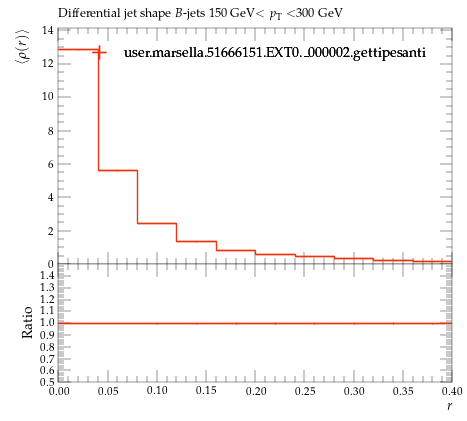

The script that saved this image:
#! /usr/bin/env python

# This Python script was auto-generated using YODA v2.0.2.
# Analysis object: /MC_HFDECAYS/avg_B_jet_rho_150_300
# Timestamp: 24-07-2026 (16:40:05)

import matplotlib as mpl
import matplotlib.pyplot as plt
mpl.use('Agg') # comment out for interactive use
import os
import numpy as np

plotDir = os.path.split(os.path.realpath(__file__))[0]
if 'YODA_USER_PLOT_PATH' in globals():
    plot_outdir = globals()['YODA_USER_PLOT_PATH']
else:
    plot_outdir = plotDir

#plot style
plt.style.use(os.path.join(plotDir, '../default.mplstyle'))
# plot metadata
figW, figH = plt.rcParams['figure.figsize']
ax_xLabel = r'$r$'
ax_yLabel = r'$\langle\rho(r)\rangle$'
ax_title  = r'Differential jet shape $B$-jets 150 GeV$<p_\mathrm{T}<$300 GeV'
ax_xScale = 'linear'
ax_yScale = 'linear'
xLims = (0.0, 0.4)
yLims = (0.0, 14.161598000000001)

# TeX-friendly labels for the legend
labels = {
    'legend' : ([ r"user.marsella.51666151.EXT0.\_000002.gettipesanti" ], r""),
}

# Adjust canvas width and height
canvasW = 10.0
canvasH = 9.0
figW *= canvasW/10.
figH *= canvasH/9.

# Create figure and axis objects
fig, (ax, ratio0_ax) = plt.subplots(2, 1, sharex=True,
                  figsize=(figW,figH), gridspec_kw={'height_ratios': (6.0, 3.0)})

# Set figure margins
plt.subplots_adjust(
    left   = 1.0 * plt.rcParams['figure.subplot.left'],
    right  = 1.0 * plt.rcParams['figure.subplot.right'],
    top    = 1.0 * plt.rcParams['figure.subplot.top'],
    bottom = 1.0 * plt.rcParams['figure.subplot.bottom'])

ratio0_ax.yaxis.set_major_locator(mpl.ticker.MultipleLocator(0.1))
ratio0_ax.set_ylim(0.5, 1.4999)
ratio0_ax.set_ylabel('Ratio')

# the numerical data is stored in a separate file
dataf = dict()
prefix = os.path.split(__file__)[0]
if prefix:    prefix = prefix + '/'
exec(open(prefix+'avg_B_jet_rho_150_300__data.py').read(), dataf)


legend_handles = dict() # keep track of handles for the legend

# style options for curves
# starts at zorder>=5 to draw curve on top of legend
styles = {
  'user.marsella.51666151.EXT0._000002.gettipesanti.yoda.gz': {
    'color' : '#EE3311',
    'linestyle' : '-',
    'linewidth' : 1,
    'marker' : 'none',
    'markersize' : 2,
    'capsize' : 0.0,
    'zorder' : 5,
    'histstyle' : 1,
    'drawstyle' : 'steps-pre',
    'xerrorbars' : 1,
    'yerrorbars' : 1,
    'fillcolor' : None,
    'fillopacity' : 1.0,
    'ratio0_linestyle' : '-',
    'ratio0_linewidth' : 1,
    'ratio0_marker' : 'none',
    'ratio0_markersize' : 2,
    'ratio0_capsize' : 0.0,
    'ratio0_zorder' : 5,
    'ratio0_histstyle' : 1,
    'ratio0_drawstyle' : 'steps-pre',
    'ratio0_xerrorbars' : 1,
    'ratio0_yerrorbars' : 1,
  },
}

# curve from input yoda files in main panel
for label, yvals in dataf['yvals'].items():
    if all(np.isnan(v) for v in dataf['yvals'][label]):
        continue
    tmp = None
    if styles[label]['histstyle']: # draw as histogram
        xpos = dataf['xedges'][label] if styles[label]['drawstyle'] else dataf['xpoints'][label]
        ypos = np.insert(yvals, 0, yvals[0]) if styles[label]['drawstyle'] else yvals
        if styles[label]['fillcolor']: # fill area below curve
            ax.fill_between(xpos, ypos, step='pre',
                            color=styles[label]['fillcolor'],
                            alpha=styles[label]['fillopacity'])
        tmp, = ax.plot(xpos, ypos,
                       color=styles[label]['color'],
                       linestyle=styles[label]['linestyle'],
                       linewidth=styles[label]['linewidth'],
                       drawstyle=styles[label]['drawstyle'], solid_joinstyle='miter',
                       zorder=styles[label]['zorder'], label=label)
    tmp = ax.errorbar(dataf['xpoints'][label], yvals,
                      xerr=np.array(dataf['xerrs'][label])*styles[label]['xerrorbars'],
                      yerr=np.array(dataf['yerrs'][label])*styles[label]['yerrorbars'],
                      fmt=styles[label]['marker'], capsize=styles[label]['capsize'],
                      markersize=styles[label]['markersize'],
                      ecolor=styles[label]['color'],
                      color=styles[label]['color'], zorder=styles[label]['zorder'])
    tmp[-1][0].set_linestyle(styles[label]['linestyle'])
    tmp[-1][0].set_linewidth(styles[label]['linewidth'])
    if label in dataf['add_legend_handle']:  legend_handles[label] = tmp
    for varLabel in dataf['variation_yvals'].keys():
        if varLabel.startswith(label):
            tmp, = ax.plot(dataf['xedges'][label], dataf['variation_yvals'][varLabel],
                           color=styles[label]['color'],
                           linestyle=styles[label]['linestyle'],
                           linewidth=styles[label]['linewidth'],
                           drawstyle='steps-pre', solid_joinstyle='miter',
                           zorder=styles[label]['zorder'], alpha=0.5)


# plots on ratio panel
# curve from input yoda files in ratio panel
for label, yvals in dataf['ratio0_yvals'].items():
    if all(np.isnan(v) for v in yvals):
        continue
    if styles[label]['ratio0_histstyle']: # plot as histogram
        xpos = dataf['xedges']['user.marsella.51666151.EXT0._000002.gettipesanti.yoda.gz'] if styles[label]['ratio0_drawstyle'] else dataf['xpoints']['user.marsella.51666151.EXT0._000002.gettipesanti.yoda.gz']
        ypos = np.insert(yvals, 0, yvals[0]) if styles[label]['ratio0_drawstyle'] else yvals
        ratio0_ax.plot(xpos, ypos,
                       color=styles[label]['color'],
                       linewidth=styles[label]['linewidth'],
                       linestyle=styles[label]['ratio0_linestyle'],
                       drawstyle=styles[label]['ratio0_drawstyle'], zorder=styles[label]['zorder'],
                       solid_joinstyle='miter')
    tmp = ratio0_ax.errorbar(dataf['xpoints']['user.marsella.51666151.EXT0._000002.gettipesanti.yoda.gz'], yvals,
                             xerr=np.array(dataf['ref_xerrs'])*styles[label]['ratio0_xerrorbars'],
                             yerr=np.array(dataf['ratio0_yerrs'][label])*styles[label]['ratio0_yerrorbars'],
                             fmt=styles[label]['ratio0_marker'], capsize=styles[label]['ratio0_capsize'],
                             markersize=styles[label]['ratio0_markersize'],
                             ecolor=styles[label]['color'],
                             color=styles[label]['color'])
    tmp[-1][0].set_linestyle(styles[label]['ratio0_linestyle'])
    tmp[-1][0].set_linewidth(styles[label]['ratio0_linewidth'])

    for varlabel in dataf['ratio0_variation_vals'].keys():
        if varlabel.startswith(label):
            ratio0_ax.plot(dataf['xedges']['user.marsella.51666151.EXT0._000002.gettipesanti.yoda.gz'],
                            dataf['ratio0_variation_vals'][varlabel],
                            color=styles[label]['color'],
                            linestyle=styles[label]['linestyle'],
                            linewidth=styles[label]['linewidth'],
                            drawstyle='steps-pre', solid_joinstyle='miter',
                            zorder=1, alpha=0.5)

legend_items = list(legend_handles.values())
ax.add_artist(ax.legend(legend_items,
                        labels['legend'][0],
                        title=labels['legend'][1],
                        alignment='left',
                        loc='upper center',
                        bbox_to_anchor=(0.5, 0.97)))

# set plot metadata as defined above
ratio0_ax.set_xlabel(ax_xLabel)
ratio0_ax.xaxis.set_label_coords(1., -0.15)
ax.set_ylabel(ax_yLabel, ha='right', va='top')
ax.yaxis.set_label_coords(-0.11, 1.0)
ax.set_title(ax_title, loc='left')
ax.set_xscale(ax_xScale)
ax.set_yscale(ax_yScale)
ax.set_xlim(xLims)
ax.set_ylim(yLims)

# tick formatting
plt.rcParams['xtick.top'] = True
plt.rcParams['ytick.right'] = True
fig.align_ylabels((ax, ratio0_ax))
plt.savefig(os.path.join(plot_outdir, 'avg_B_jet_rho_150_300.pdf'), format='PDF')
plt.savefig(os.path.join(plot_outdir, 'avg_B_jet_rho_150_300.png'), format='PNG')

plt.close(fig)
